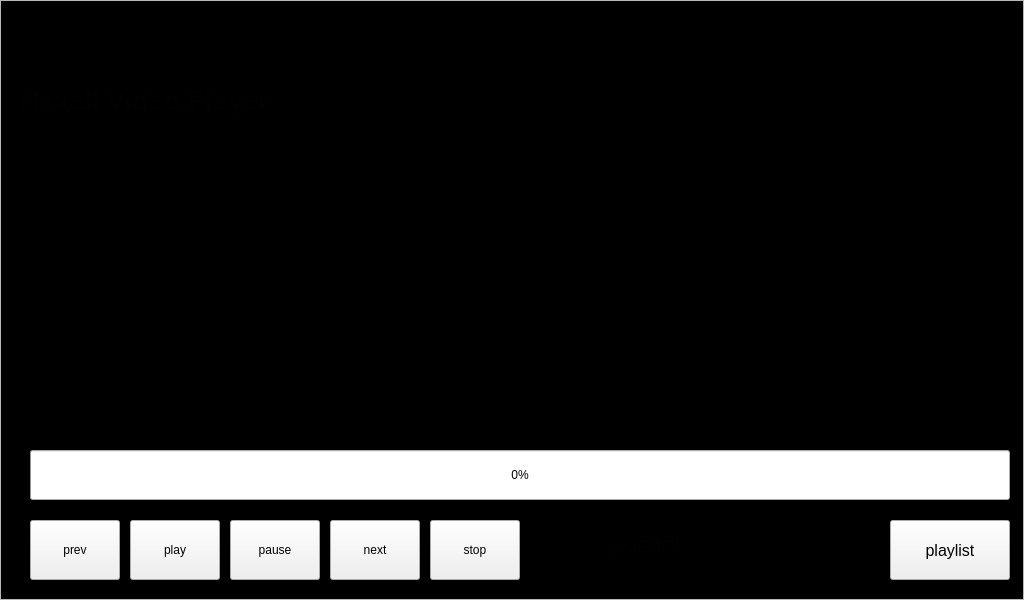
<?xml version="1.0" encoding="UTF-8"?>
<ui version="4.0">
 <class>PlayerVideoFrame</class>
 <widget class="QFrame" name="PlayerVideoFrame">
  <property name="geometry">
   <rect>
    <x>0</x>
    <y>0</y>
    <width>1024</width>
    <height>600</height>
   </rect>
  </property>
  <property name="windowTitle">
   <string>Frame</string>
  </property>
  <property name="autoFillBackground">
   <bool>false</bool>
  </property>
  <property name="styleSheet">
   <string notr="true">color: rgb(1, 1, 1);</string>
  </property>
  <property name="frameShape">
   <enum>QFrame::StyledPanel</enum>
  </property>
  <property name="frameShadow">
   <enum>QFrame::Raised</enum>
  </property>
  <widget class="QPushButton" name="prevButton">
   <property name="geometry">
    <rect>
     <x>30</x>
     <y>520</y>
     <width>90</width>
     <height>60</height>
    </rect>
   </property>
   <property name="minimumSize">
    <size>
     <width>0</width>
     <height>60</height>
    </size>
   </property>
   <property name="text">
    <string>prev</string>
   </property>
  </widget>
  <widget class="QPushButton" name="pauseButton">
   <property name="geometry">
    <rect>
     <x>230</x>
     <y>520</y>
     <width>90</width>
     <height>60</height>
    </rect>
   </property>
   <property name="minimumSize">
    <size>
     <width>0</width>
     <height>60</height>
    </size>
   </property>
   <property name="text">
    <string>pause</string>
   </property>
  </widget>
  <widget class="QProgressBar" name="progressBar">
   <property name="geometry">
    <rect>
     <x>30</x>
     <y>450</y>
     <width>980</width>
     <height>50</height>
    </rect>
   </property>
   <property name="minimumSize">
    <size>
     <width>0</width>
     <height>40</height>
    </size>
   </property>
   <property name="maximum">
    <number>100000</number>
   </property>
   <property name="value">
    <number>24</number>
   </property>
   <property name="textVisible">
    <bool>true</bool>
   </property>
   <property name="invertedAppearance">
    <bool>false</bool>
   </property>
  </widget>
  <widget class="QPushButton" name="playButton">
   <property name="geometry">
    <rect>
     <x>130</x>
     <y>520</y>
     <width>90</width>
     <height>60</height>
    </rect>
   </property>
   <property name="minimumSize">
    <size>
     <width>0</width>
     <height>60</height>
    </size>
   </property>
   <property name="text">
    <string>play</string>
   </property>
  </widget>
  <widget class="QLabel" name="durationlabel">
   <property name="geometry">
    <rect>
     <x>610</x>
     <y>530</y>
     <width>201</width>
     <height>30</height>
    </rect>
   </property>
   <property name="font">
    <font>
     <pointsize>18</pointsize>
    </font>
   </property>
   <property name="text">
    <string>pos/tot</string>
   </property>
  </widget>
  <widget class="QPushButton" name="nextButton">
   <property name="geometry">
    <rect>
     <x>330</x>
     <y>520</y>
     <width>90</width>
     <height>60</height>
    </rect>
   </property>
   <property name="minimumSize">
    <size>
     <width>0</width>
     <height>60</height>
    </size>
   </property>
   <property name="text">
    <string>next</string>
   </property>
  </widget>
  <widget class="QPushButton" name="playListButton">
   <property name="geometry">
    <rect>
     <x>890</x>
     <y>520</y>
     <width>120</width>
     <height>60</height>
    </rect>
   </property>
   <property name="minimumSize">
    <size>
     <width>60</width>
     <height>60</height>
    </size>
   </property>
   <property name="font">
    <font>
     <pointsize>12</pointsize>
    </font>
   </property>
   <property name="text">
    <string>playlist</string>
   </property>
  </widget>
  <widget class="QLabel" name="appNameLabel">
   <property name="geometry">
    <rect>
     <x>20</x>
     <y>70</y>
     <width>931</width>
     <height>60</height>
    </rect>
   </property>
   <property name="minimumSize">
    <size>
     <width>510</width>
     <height>60</height>
    </size>
   </property>
   <property name="font">
    <font>
     <pointsize>20</pointsize>
     <weight>75</weight>
     <bold>true</bold>
     <strikeout>false</strikeout>
    </font>
   </property>
   <property name="styleSheet">
    <string notr="true"/>
   </property>
   <property name="text">
    <string>Nexell Video Player</string>
   </property>
   <property name="textFormat">
    <enum>Qt::AutoText</enum>
   </property>
  </widget>
  <widget class="QPushButton" name="stopButton">
   <property name="geometry">
    <rect>
     <x>430</x>
     <y>520</y>
     <width>90</width>
     <height>60</height>
    </rect>
   </property>
   <property name="minimumSize">
    <size>
     <width>0</width>
     <height>60</height>
    </size>
   </property>
   <property name="text">
    <string>stop</string>
   </property>
  </widget>
  <widget class="QGraphicsView" name="graphicsView">
   <property name="geometry">
    <rect>
     <x>0</x>
     <y>0</y>
     <width>1024</width>
     <height>600</height>
    </rect>
   </property>
   <property name="maximumSize">
    <size>
     <width>1024</width>
     <height>1600</height>
    </size>
   </property>
   <property name="palette">
    <palette>
     <active>
      <colorrole role="WindowText">
       <brush brushstyle="SolidPattern">
        <color alpha="255">
         <red>1</red>
         <green>1</green>
         <blue>1</blue>
        </color>
       </brush>
      </colorrole>
      <colorrole role="Text">
       <brush brushstyle="SolidPattern">
        <color alpha="255">
         <red>1</red>
         <green>1</green>
         <blue>1</blue>
        </color>
       </brush>
      </colorrole>
      <colorrole role="ButtonText">
       <brush brushstyle="SolidPattern">
        <color alpha="255">
         <red>1</red>
         <green>1</green>
         <blue>1</blue>
        </color>
       </brush>
      </colorrole>
      <colorrole role="Base">
       <brush brushstyle="SolidPattern">
        <color alpha="255">
         <red>0</red>
         <green>0</green>
         <blue>0</blue>
        </color>
       </brush>
      </colorrole>
     </active>
     <inactive>
      <colorrole role="WindowText">
       <brush brushstyle="SolidPattern">
        <color alpha="255">
         <red>1</red>
         <green>1</green>
         <blue>1</blue>
        </color>
       </brush>
      </colorrole>
      <colorrole role="Text">
       <brush brushstyle="SolidPattern">
        <color alpha="255">
         <red>1</red>
         <green>1</green>
         <blue>1</blue>
        </color>
       </brush>
      </colorrole>
      <colorrole role="ButtonText">
       <brush brushstyle="SolidPattern">
        <color alpha="255">
         <red>1</red>
         <green>1</green>
         <blue>1</blue>
        </color>
       </brush>
      </colorrole>
      <colorrole role="Base">
       <brush brushstyle="SolidPattern">
        <color alpha="255">
         <red>0</red>
         <green>0</green>
         <blue>0</blue>
        </color>
       </brush>
      </colorrole>
     </inactive>
     <disabled>
      <colorrole role="WindowText">
       <brush brushstyle="SolidPattern">
        <color alpha="255">
         <red>1</red>
         <green>1</green>
         <blue>1</blue>
        </color>
       </brush>
      </colorrole>
      <colorrole role="Text">
       <brush brushstyle="SolidPattern">
        <color alpha="255">
         <red>1</red>
         <green>1</green>
         <blue>1</blue>
        </color>
       </brush>
      </colorrole>
      <colorrole role="ButtonText">
       <brush brushstyle="SolidPattern">
        <color alpha="255">
         <red>1</red>
         <green>1</green>
         <blue>1</blue>
        </color>
       </brush>
      </colorrole>
      <colorrole role="Base">
       <brush brushstyle="SolidPattern">
        <color alpha="255">
         <red>239</red>
         <green>235</green>
         <blue>231</blue>
        </color>
       </brush>
      </colorrole>
     </disabled>
    </palette>
   </property>
  </widget>
  <zorder>graphicsView</zorder>
  <zorder>prevButton</zorder>
  <zorder>pauseButton</zorder>
  <zorder>progressBar</zorder>
  <zorder>playButton</zorder>
  <zorder>durationlabel</zorder>
  <zorder>nextButton</zorder>
  <zorder>playListButton</zorder>
  <zorder>appNameLabel</zorder>
  <zorder>stopButton</zorder>
 </widget>
 <resources/>
 <connections/>
</ui>
